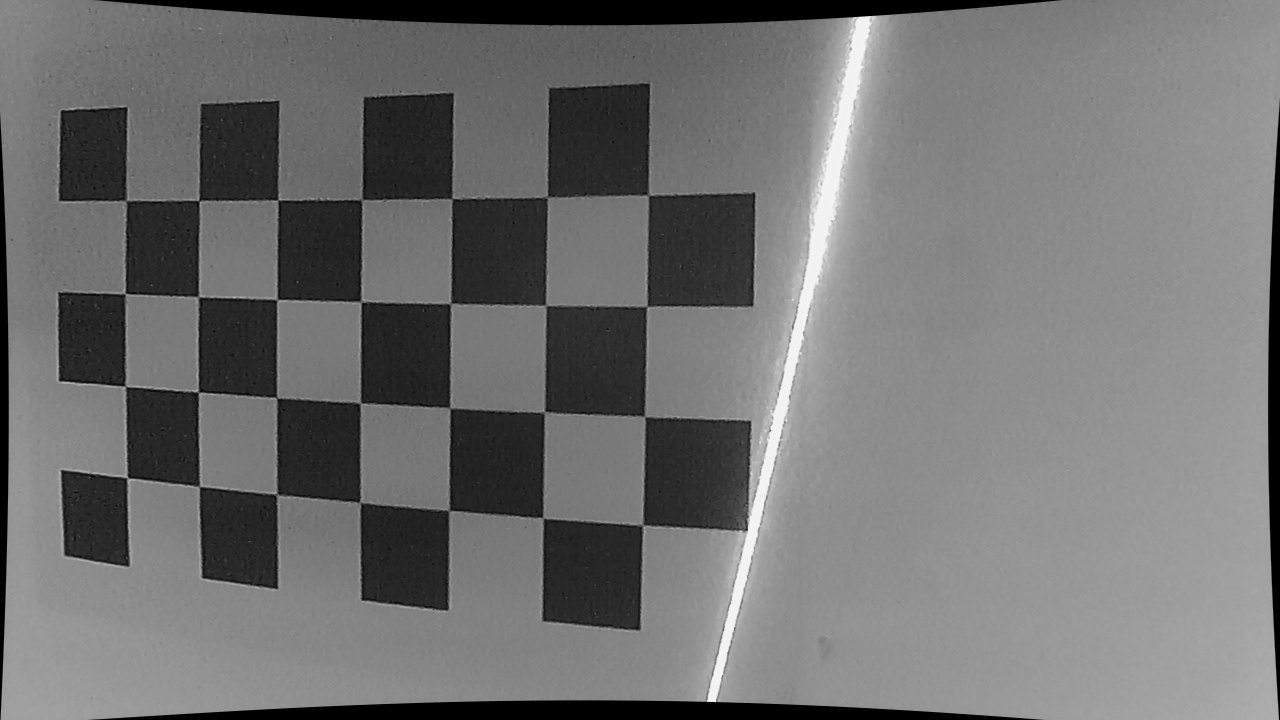
#> input picture src/microEpsilon_scanControl/microepsilon_calibration/data/frame0001.png, 1280 x 720 px, found by its file name
$ python image.py
#> lines starting #> are read from the running program, lines starting #| are printed output that depends on the picture
import cv2
import glob
import numpy as np
import matplotlib.pyplot as plt


def read_image(filename):
#> called with filename = '../../data/frame0001.png'
    image = cv2.imread(filename)
#> image is the input picture: shape (720, 1280, 3); min 0, max 244, mean 112.7
#> call 2 of read_image, with filename = '../../data/frame0002.png'
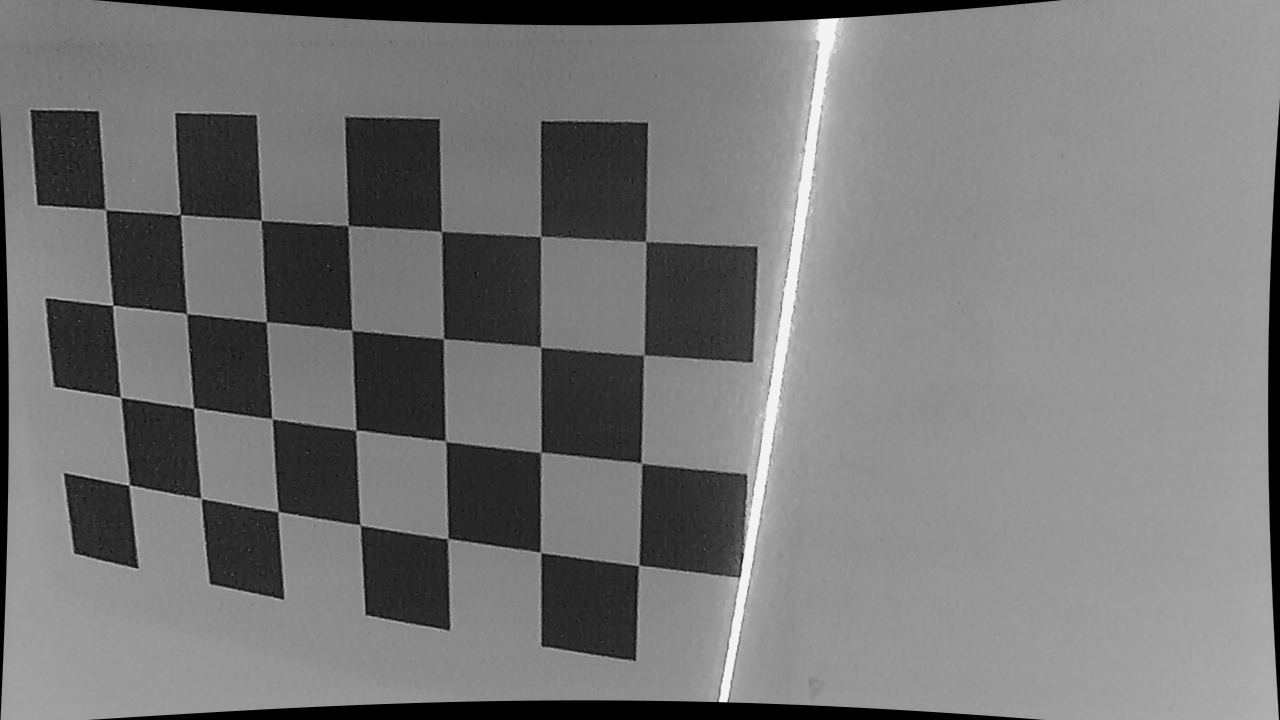
#> input picture src/microEpsilon_scanControl/microepsilon_calibration/data/frame0002.png, 1280 x 720 px, found by its file name
#> in read_image, image is the input picture: shape (720, 1280, 3); min 0, max 244, mean 118.8
#> in show_image, `plt.show()`:
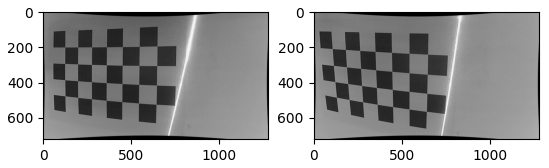
#> figure drawn by matplotlib, 2 panels
    #image = np.array(filename)
    return image


# [4 lines left out: function read_images, not called in this run]


def write_image(filename, image):
    cv2.imwrite(filename, image)


def get_size(image):
    height, width = image.shape[:2]
    return width, height


# [5 lines left out: function scale_image, not called in this run]


def rotate_image(image, angle, scale=1.0):
#> called with angle = 45, scale = 1
    image_center = (image.shape[1] / 2, image.shape[0] / 2)
#> image_center = (640, 360)
    rot_mat = cv2.getRotationMatrix2D(image_center, angle, scale)
    result = cv2.warpAffine(image, rot_mat, (image.shape[1], image.shape[0]), flags=cv2.INTER_CUBIC)#LINEAR)
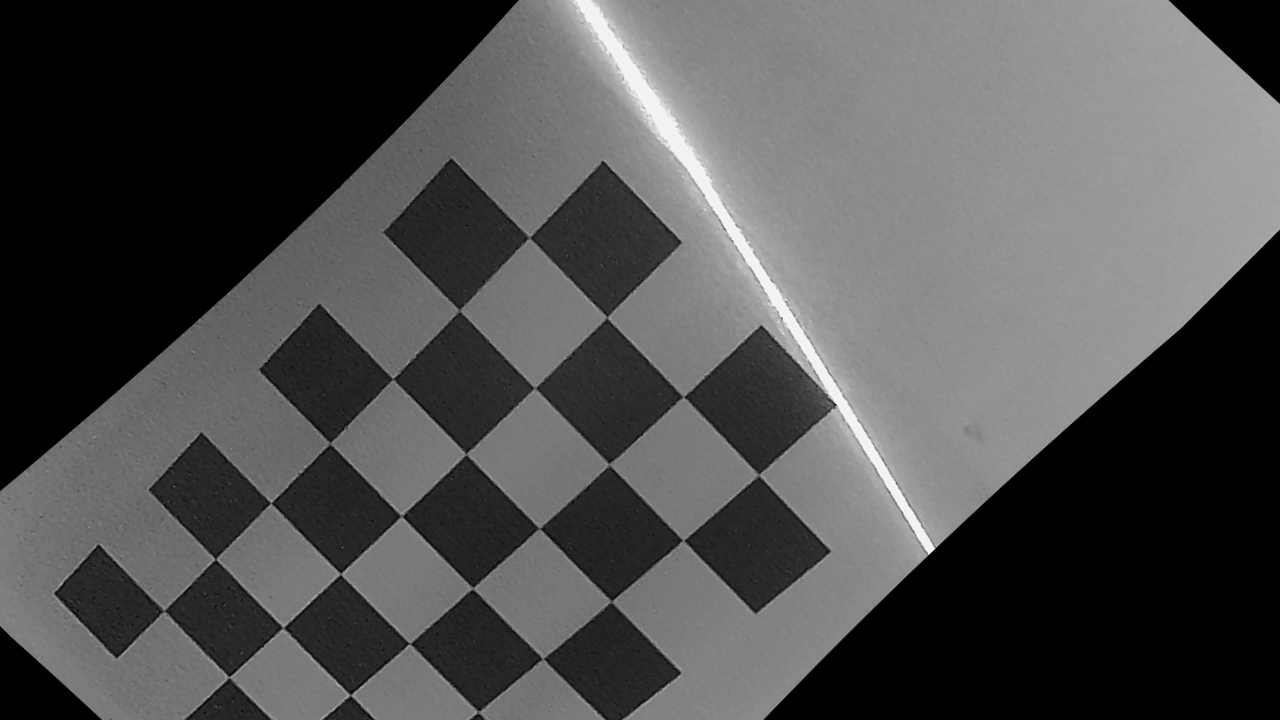
#> result: shape (720, 1280, 3); min 0, max 255, mean 79.2
    return result


def flip_image(image):
    return cv2.flip(image, 0)


def _imshow(image, cmap='gray'):
    if len(image.shape) == 3:
        plt.imshow(cv2.cvtColor(image, cv2.COLOR_BGR2RGB))
    else:
        plt.imshow(image, cmap=cmap)


def show_image(image1, image2=None, cmap='gray'):
    plt.figure()
    if image2 is None:
        plt.subplot(1, 1, 1)
        _imshow(image1, cmap=cmap)
    else:
        plt.subplot(1, 2, 1)
        _imshow(image1, cmap=cmap)
        plt.subplot(1, 2, 2)
        _imshow(image2, cmap=cmap)
    plt.show()

'''
def _show_image(image, wait=0, scale=1.0):
    #cv2.imshow('Image',image)
    cv2.imshow('Image', scale_image(image, scale))
    cv2.waitKey(wait)
'''

# [10 lines left out: functions _show_image, show_images, not called in this run]
'''
def show_images(images, wait=500, scale=0.5):
    for image in images:
        #_show_image(image)
        _show_image(image, wait, scale)
    cv2.destroyAllWindows()
'''

# Color filters

def threshold(image, thr=39):
    return cv2.threshold(image, thr, 255, cv2.THRESH_BINARY)[1]


def normalize(image):
    cv2.normalize(image, image, 0, 255, cv2.NORM_MINMAX)
    return image


# Morphological filters

# [10 lines left out: functions erode, dilate, not called in this run]


def close(image, size=3, itera=1):
    kernel = cv2.getStructuringElement(cv2.MORPH_ELLIPSE, (size, size))
    return cv2.morphologyEx(image, cv2.MORPH_CLOSE, kernel, iterations=itera)


# [11 lines left out: function skeleton, not called in this run]


if __name__ == "__main__":
    img1 = read_image('../../data/frame0001.png')
    img2 = read_image('../../data/frame0002.png')
    show_image(img1, img2, cmap='hot')

    image = rotate_image(img1, 45)
    show_image(image)
